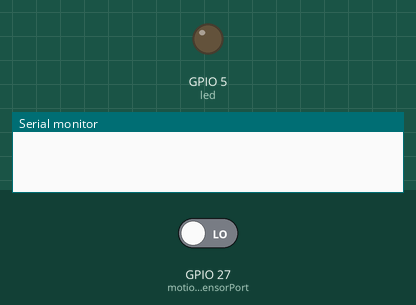
This sketch was run on a simulated ESP32. On the bench: output pins drawn as LEDs (lit = HIGH), the last lines printed to the serial monitor. Inputs (shaded band) come from the test bench; at power-on: GPIO 27 (motionSensorPort) LOW. WiFi joins after 1.5 s; servers stay silent unless stated.

Above: at 1.7 s.
1.8 s: GPIO 27 (motionSensorPort) driven HIGH
At 2.7 s:
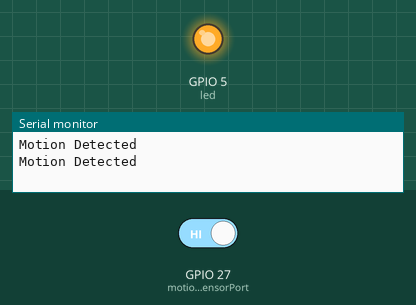
3.3 s: GPIO 27 (motionSensorPort) driven LOW
At 4.1 s:
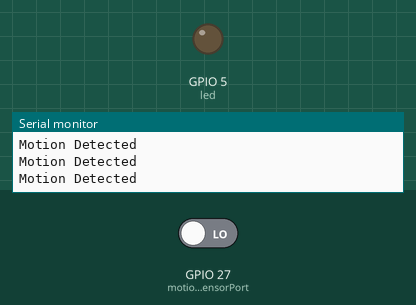
Timing chart, 0 to 6.3 s (numbered marks = the images above; inputs shaded):
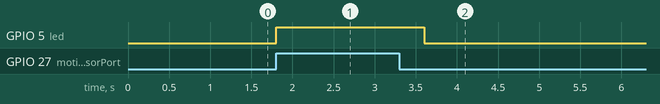

Measured:
- after the input at 1.8 s, GPIO 5 (led): LOW → HIGH at once
- after the input at 3.3 s, GPIO 5 (led): HIGH → LOW after 0.30 s

The sketch:

MotionSensorUpload.ino
```cpp
#include <WiFi.h>
#include <FirebaseESP32.h>

//define the Firebase database
#define FIREBASE_HOST ""
#define FIREBASE_AUTH ""
#define WIFI_SSID "" //SSID name that you want to connect to
#define WIFI_PASSWORD "" //SSID's password

//Define FirebaseESP32 data object
FirebaseData firebaseData;
FirebaseJson json;
int motionSensorPort = 27;
int motionData = 0;
int led = 5; // The Microcontroller's (ESP32 Thing) LED

void setup(){
 Serial.begin(115200);
 pinMode(led, OUTPUT);
 pinMode(motionSensorPort, INPUT);

 //Connecting to the wifi SSID entered above by the user
 WiFi.begin(WIFI_SSID, WIFI_PASSWORD);


  //Connecting to the Firebase database now
  Firebase.begin(FIREBASE_HOST, FIREBASE_AUTH);
  Firebase.reconnectWiFi(true);


}

void loop(){
String occupancy;
motionData = digitalRead(motionSensorPort);  //reading the digital output of the motion sensor
 if (motionData == HIGH) { //motion has been detected
   Serial.println("Motion Detected");
   occupancy = "Occupied";
   digitalWrite(led, HIGH); //LED turns on
   delay(300);

   json.set("/roomOccupancy", occupancy);
   Firebase.updateNode(firebaseData,"",json); //node path is "/Users/UID/Rooms/RoomID"
 }
 else{
   digitalWrite(led, LOW); // turns the LED back off
   delay(300);//keeps the motionData to '1' on the database for some time, that way the room is known to be occupied -->have it act like a time buffer of sorts maybe...
   motionData == LOW;
   occupancy = "Unoccupied";
   json.set("/roomOccupancy", occupancy);
   Firebase.updateNode(firebaseData,"",json); //node path is "/Users/UID/Rooms/RoomID"
 }
}
```
